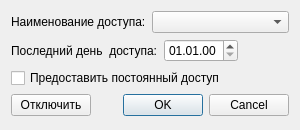
<?xml version="1.0" encoding="UTF-8"?>
<ui version="4.0">
 <class>AccessDialog</class>
 <widget class="QDialog" name="AccessDialog">
  <property name="geometry">
   <rect>
    <x>0</x>
    <y>0</y>
    <width>300</width>
    <height>130</height>
   </rect>
  </property>
  <property name="windowTitle">
   <string>Управление доступом</string>
  </property>
  <layout class="QVBoxLayout" name="verticalLayout_3">
   <item>
    <layout class="QHBoxLayout" name="horizontalLayout_2">
     <item>
      <widget class="QLabel" name="label_type">
       <property name="text">
        <string>Наименование доступа:</string>
       </property>
      </widget>
     </item>
     <item>
      <widget class="QComboBox" name="comboBox_access">
       <property name="sizePolicy">
        <sizepolicy hsizetype="Expanding" vsizetype="Fixed">
         <horstretch>0</horstretch>
         <verstretch>0</verstretch>
        </sizepolicy>
       </property>
      </widget>
     </item>
    </layout>
   </item>
   <item>
    <layout class="QHBoxLayout" name="horizontalLayout">
     <item>
      <widget class="QLabel" name="label_date">
       <property name="text">
        <string>Последний день  доступа:</string>
       </property>
      </widget>
     </item>
     <item>
      <widget class="QDateEdit" name="dateEdit_access">
       <property name="sizePolicy">
        <sizepolicy hsizetype="Fixed" vsizetype="Fixed">
         <horstretch>0</horstretch>
         <verstretch>0</verstretch>
        </sizepolicy>
       </property>
       <property name="displayFormat">
        <string>dd.MM.yy</string>
       </property>
      </widget>
     </item>
     <item>
      <spacer name="horizontalSpacer_2">
       <property name="orientation">
        <enum>Qt::Orientation::Horizontal</enum>
       </property>
       <property name="sizeHint" stdset="0">
        <size>
         <width>40</width>
         <height>20</height>
        </size>
       </property>
      </spacer>
     </item>
    </layout>
   </item>
   <item>
    <widget class="QCheckBox" name="checkBox_vip">
     <property name="text">
      <string>Предоставить постоянный доступ</string>
     </property>
    </widget>
   </item>
   <item>
    <layout class="QHBoxLayout" name="horizontalLayout_3">
     <item>
      <widget class="QPushButton" name="pushButton_off">
       <property name="text">
        <string>Отключить</string>
       </property>
      </widget>
     </item>
     <item>
      <spacer name="horizontalSpacer">
       <property name="orientation">
        <enum>Qt::Orientation::Horizontal</enum>
       </property>
       <property name="sizeHint" stdset="0">
        <size>
         <width>40</width>
         <height>20</height>
        </size>
       </property>
      </spacer>
     </item>
     <item>
      <widget class="QDialogButtonBox" name="buttonBox_main">
       <property name="orientation">
        <enum>Qt::Orientation::Horizontal</enum>
       </property>
       <property name="standardButtons">
        <set>QDialogButtonBox::StandardButton::Cancel|QDialogButtonBox::StandardButton::Ok</set>
       </property>
      </widget>
     </item>
    </layout>
   </item>
  </layout>
 </widget>
 <resources/>
 <connections>
  <connection>
   <sender>buttonBox_main</sender>
   <signal>accepted()</signal>
   <receiver>AccessDialog</receiver>
   <slot>accept()</slot>
   <hints>
    <hint type="sourcelabel">
     <x>248</x>
     <y>254</y>
    </hint>
    <hint type="destinationlabel">
     <x>157</x>
     <y>274</y>
    </hint>
   </hints>
  </connection>
  <connection>
   <sender>buttonBox_main</sender>
   <signal>rejected()</signal>
   <receiver>AccessDialog</receiver>
   <slot>reject()</slot>
   <hints>
    <hint type="sourcelabel">
     <x>316</x>
     <y>260</y>
    </hint>
    <hint type="destinationlabel">
     <x>286</x>
     <y>274</y>
    </hint>
   </hints>
  </connection>
 </connections>
</ui>
